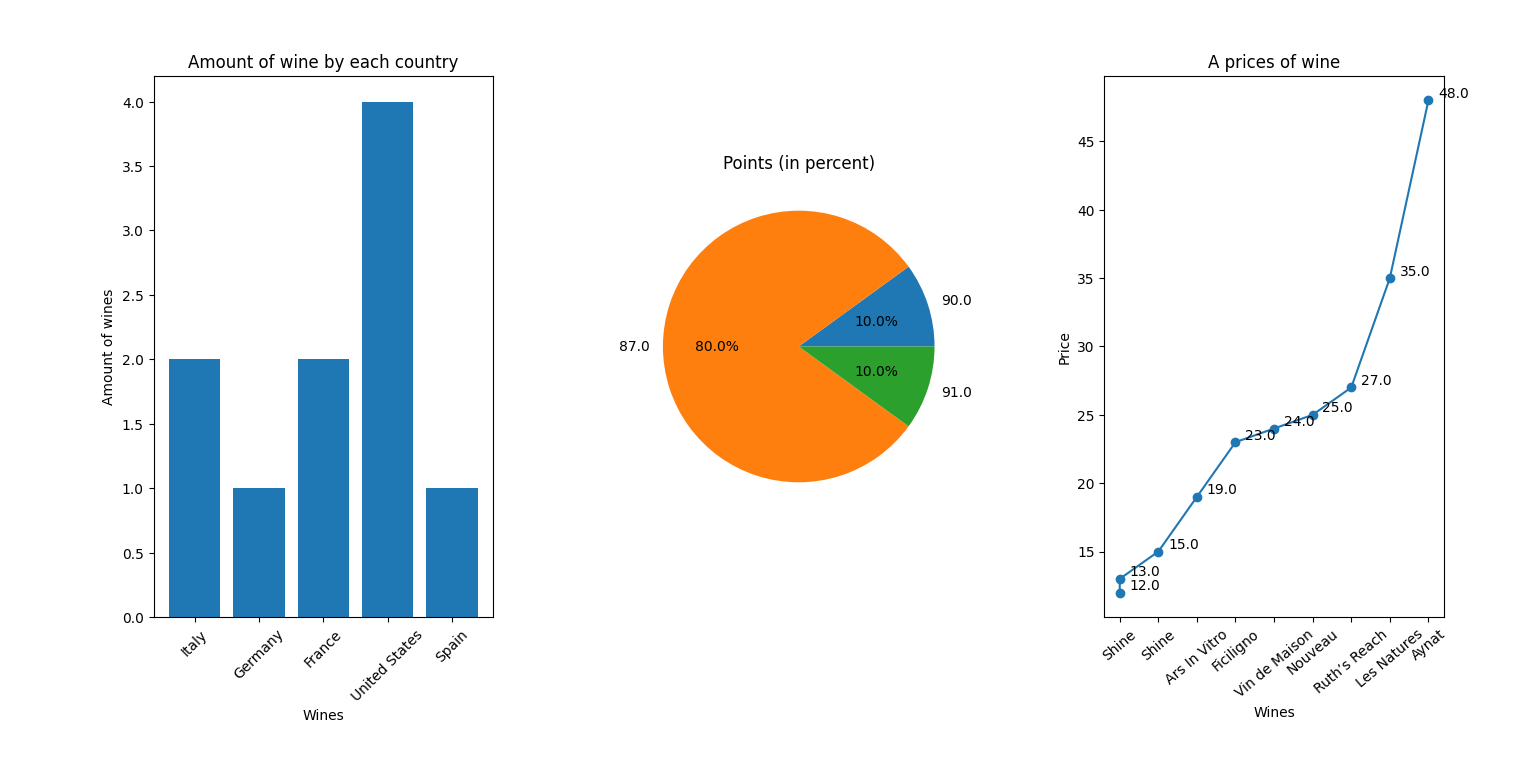

Here is the Python script that generated this plot:
import psycopg2
import matplotlib.pyplot as plt

username = 'StudentKarachunA'
password = '2003'
database = 'db_lab2_Karachun'
host = 'localhost'
port = '5432'

query_1 = '''
SELECT TRIM(countries.country_name) AS country, COUNT(wines.country_id) FROM wines 
JOIN countries ON countries.country_id = wines.country_id
GROUP BY country_name
'''

query_2 = '''
SELECT points AS points, COUNT(points) FROM wines 
GROUP BY points
'''

query_3 = '''
SELECT TRIM(designation) AS designation, price FROM wines
ORDER BY price 
'''

conn = psycopg2.connect(user=username, password=password, dbname=database, host=host, port=port)


with conn:
    cur = conn.cursor()

# query_1
    cur.execute(query_1)
    country = []
    n_wines = []

    for row in cur:
        country.append(row[0])
        n_wines.append(row[1])

    x_range = range(len(country))

    figure, (bar_ax, pie_ax, graph_ax) = plt.subplots(1, 3)

    bar_ax.bar(x_range, n_wines, label='Total')
    bar_ax.set_title('Amount of wine by each country')
    bar_ax.set_xlabel('Wines')
    bar_ax.set_ylabel('Amount of wines')
    bar_ax.set_xticks(x_range)
    bar_ax.set_xticklabels(country, rotation=45)

# query_2
    cur.execute(query_2)
    genres = []
    wines = []

    for row in cur:
        genres.append(row[0])
        wines.append(row[1])

    pie_ax.pie(wines, labels=genres, autopct='%1.1f%%')
    pie_ax.set_title('Points (in percent)')

# query_3
    cur.execute(query_3)
    title = []
    prices = []

    for row in cur:
        title.append(row[0])
        prices.append(row[1])

    graph_ax.plot(title, prices, marker='o')
    graph_ax.set_xlabel('Wines')
    graph_ax.set_ylabel('Price')
    graph_ax.set_title('A prices of wine')
    graph_ax.set_xticklabels(title, rotation=40)

    for qnt, price in zip(title, prices):
        graph_ax.annotate(price, xy=(qnt, price), xytext=(7, 2), textcoords='offset points')


mng = plt.get_current_fig_manager()
mng.resize(1400, 750)

plt.subplots_adjust(left=0.1, bottom=0.19, right=0.94, top=0.9, wspace=0.4, hspace=0.4)

plt.show()
